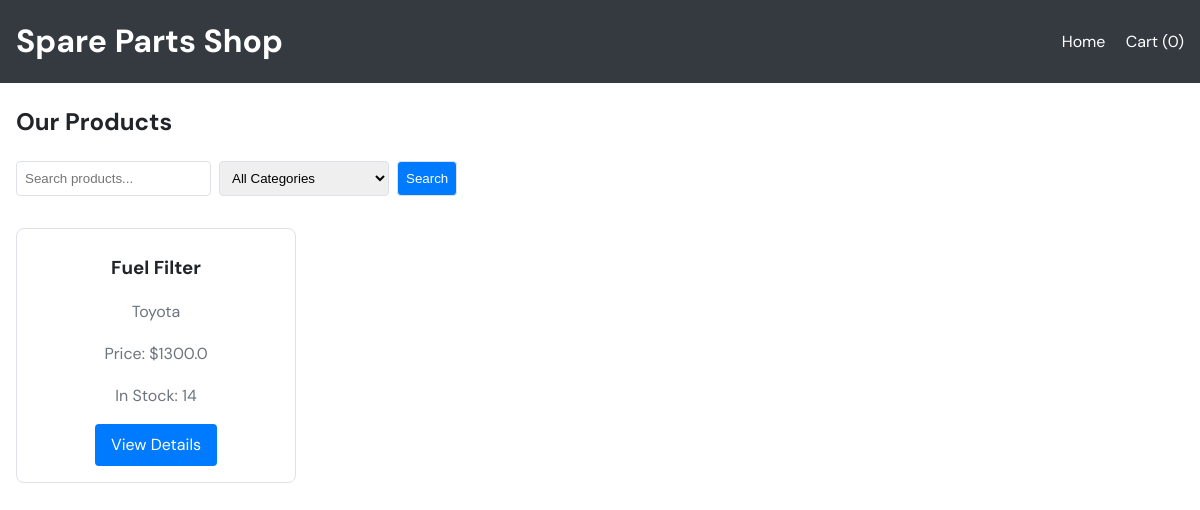
The app's page /store/, older data.
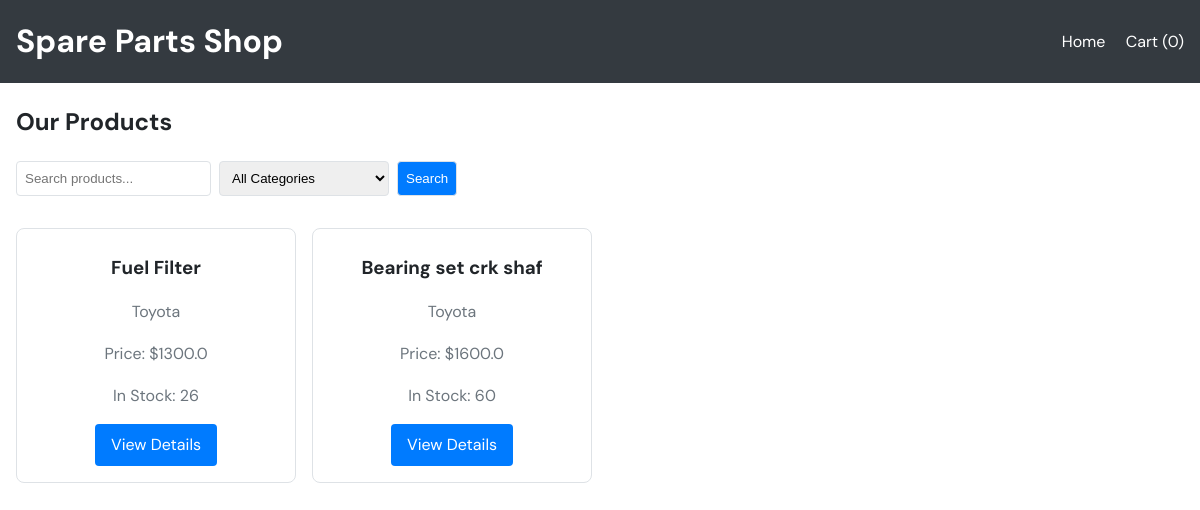
The same page, newer data.
### inventory/models.py (models this page shows, shortened)
class Product(models.Model):
    sku = models.CharField(max_length=50, unique=True, blank=True, help_text="Stock keeping unit")
    part_number = models.CharField(max_length=50, blank=True, help_text="OEM number")
    name = models.CharField(max_length=100)
    brand = models.CharField(max_length=50, blank=True)
    category = models.ForeignKey(Category, on_delete=models.SET_NULL, null=True, blank=True)
    quantity = models.PositiveIntegerField(default=0)
    reorder_level = models.PositiveIntegerField(default=0, help_text="Quantity at which to reorder")
    cost_price = models.FloatField(default=0)
    selling_price = models.FloatField()
    wholesale_price = models.FloatField(default=0)
    location = models.CharField(max_length=150, blank=True, help_text="Physical storage location (shelf, bin)")
    purpose = models.CharField(max_length=150, blank=True, help_text="Part purpose e.g. DIFFERENTIAL PINION")
    vehicle_application = models.TextField(blank=True, help_text="Car/vehicle types this part fits")
    compatibilities = models.ManyToManyField(
        "CarModel",
        blank=True,
        related_name="compatible_products",
        help_text="Vehicle models this part fits"
    )
    LOW_STOCK_THRESHOLD = 5

### store/views.py (the view)
# urls.py: path("", views.product_list, name="product_list"),
def product_list(request):
    products = Product.objects.filter(quantity__gt=0).select_related('category')
    categories = Category.objects.all()
    q = request.GET.get('q', '')
    category_id = request.GET.get('category')
    if q:
        products = products.filter(name__icontains=q)
    if category_id:
        products = products.filter(category_id=category_id)
    cart_count = sum(request.session.get('store_cart', {}).values())
    return render(request, 'store/product_list.html', {
        'products': products,
        'categories': categories,
        'q': q,
        'selected_category': category_id,
        'cart_count': cart_count,
    })

### store/templates/store/product_list.html (shortened to what this page needs)
<!DOCTYPE html>
<html lang="en">
<head>
</head>
<body>
    <header>
        <div class="container">
            <h1>Spare Parts Shop</h1>
            <nav>
                <a href="{% url 'store_home' %}">Home</a>
                <a href="{% url 'cart' %}">Cart ({{ cart_count }})</a>
            </nav>
        </div>
    </header>
    <main class="container">
        <h2>Our Products</h2>
        <form class="search-form" method="get">
            <input type="text" name="q" placeholder="Search products..." value="{{ q }}">
            <select name="category">
                <option value="">All Categories</option>
            </select>
            <button type="submit" class="btn">Search</button>
        </form>
        <div class="products">
            {% for product in products %}
            <div class="product-card">
                <h3>{{ product.name }}</h3>
                <p>{{ product.brand }}</p>
                <p>Price: ${{ product.selling_price }}</p>
                <p>In Stock: {{ product.quantity }}</p>
                <a href="{% url 'product_detail' product.pk %}" class="btn">View Details</a>
            </div>
            {% endfor %}
        </div>
    </main>
</body>
</html>

Row changes from the older to the newer data that the page shows:
changed Product "Fuel Filter": quantity "14" → "26"
added Product: name "Bearing set crk shaf", brand "Toyota", selling_price "1600.0", quantity "60"
